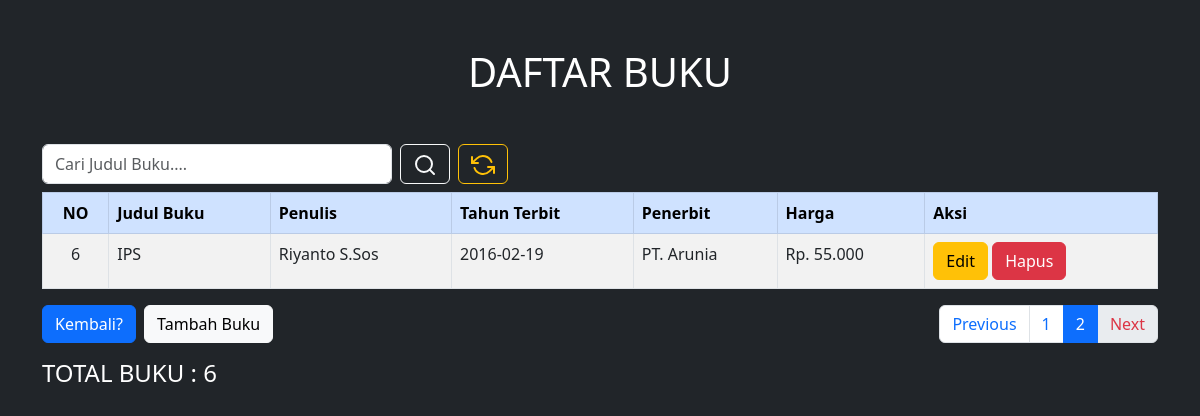
/Main/buku.php?page=2 (signed in), run on the app's committed database.
### tables this page shows
CREATE TABLE `t_buku` (
  `id_buku` int(11) NOT NULL,
  `judul` varchar(255) NOT NULL,
  `penulis` varchar(100) NOT NULL,
  `tahun_terbit` date NOT NULL,
  `penerbit` varchar(100) NOT NULL,
  `harga_buku` bigint(20) NOT NULL
);

### Main/buku.php (the view, shortened to what this page needs)
<?php
require '../koneksi.php';
?>
<!DOCTYPE html>
<html lang="en">
<head>
    <link rel="stylesheet" href="https://cdn.jsdelivr.net/npm/bootstrap@5.3.0/dist/css/bootstrap.min.css">
    <link href="https://cdn.jsdelivr.net/npm/aos@2.3.4/dist/aos.css" rel="stylesheet">
    <link rel="stylesheet" href="../Css/buku.css">
</head>
<body class="bg-dark">
    <div class="aos-wrap" data-aos="fade-in" data-aos-duration="1200">
        <div class="container mt-5">
            <h1 class="text-center text-white mb-5">DAFTAR BUKU</h1>
            <div>
                <form action="" method="get" class="d-flex">
                    <input type="text" name="katakunci" id="" class="form-control me-2 input-width-costum" placeholder="Cari Judul Buku...." value="<?= isset($_GET['katakunci']) ? $_GET['katakunci'] : '' ?>">
                    <button type="submit" name="cari" class="btn btn-outline-light fw-medium me-2"><i data-feather="search"></i></button>
                    <a href="buku.php" class="btn btn-outline-warning fw-medium"><i data-feather="refresh-ccw"></i></a>
                </form>
            </div>
            <div class="table-responsive mt-2">
                <table class="table table-bordered table-striped table-hover">
                    <thead class="table-primary">
                        <tr class="p-5">
                            <th class="text-center">NO</th>
                            <th>Judul Buku</th>
                            <th>Penulis</th>
                            <th>Tahun Terbit</th>
                            <th>Penerbit</th>
                            <th>Harga</th>
                            <th>Aksi</th>
                        </tr>
                    </thead>
                    <tbody>
                        <?php
                        if (isset($_GET['page'])) {
                            $page = (int) $_GET['page'];
                        } else {
                            $page = 1;
                        }
                        if (isset($_GET['katakunci'])) {
                            $kolomKataKunci = $_GET['katakunci'];
                        } else {
                            $kolomKataKunci = "";
                        }
                        $limit = 5;
                        $limitStart = ($page - 1) * $limit;
                        if (isset($_GET['cari'])) {
                            $query = "SELECT * FROM t_buku WHERE judul LIKE '%$kolomKataKunci%' LIMIT $limitStart, $limit";
                            $results = mysqli_query($db_perpus, $query);
                        } else {
                            $query = "SELECT * FROM t_buku LIMIT $limitStart, $limit";
                            $results = mysqli_query($db_perpus, $query);
                        }
                        $rowinfo = mysqli_query($db_perpus, "SELECT * FROM t_buku");
                        $cekrow = mysqli_num_rows($rowinfo);
                        ?>
                        <?php $no = $limitStart + 1; ?>
                        <?php foreach ($results as $buku) : ?>
                            <tr>
                                <td class="text-center">
                                    <?= $no; ?>
                                </td>
                                <td>
                                    <?= $buku['judul']; ?>
                                </td>
                                <td>
                                    <?= $buku['penulis']; ?>
                                </td>
                                <td>
                                    <?= $buku['tahun_terbit']; ?>
                                </td>
                                <td>
                                    <?= $buku['penerbit']; ?>
                                </td>
                                <td>
                                    <?php
                                    $harga = $buku['harga_buku'];
                                    $formatharga = number_format($harga, 0, ",", ".");
                                    ?>
                                    Rp. <?= $formatharga; ?>
                                </td>
                                <td>
                                    <a class="btn btn-warning" href="editbuku.php?id=<?= $buku['id_buku']; ?>">Edit</a>
                                    <button type="button" class="btn btn-danger" data-bs-toggle="modal" data-bs-target="#staticBackdrop<?= $buku['id_buku']; ?>">
                                        Hapus
                                    </button>
                                </td>
                            </tr>
                            <?php $no++ ?>
                        <?php endforeach; ?>
                    </tbody>
                </table>
            </div>
            <div class="d-flex justify-content-between">
                <div>
                    <a href="../index.php" class="btn btn-primary me-1">Kembali?</a>
                    <a href="tbuku.php" class="btn btn-light">Tambah Buku</a>
                    <div class="mt-3">
                        <h4 class="text-white">TOTAL BUKU : <?= $cekrow; ?></h4>
                    </div>
                </div>
                <ul class="pagination">
                    <?php if ($page === 1) : ?>
                        <li class="page-item disabled"><a class="page-link text-danger" href="#">Previous</a></li>
                        <?php else :
                        $LinkPrev = ($page > 1) ? $page - 1 : 1;
                        if ($kolomKataKunci == "") : ?>
                            <li class="page-item"><a class="page-link" href="buku.php?page=<?= $LinkPrev; ?>">Previous</a></li>
                        <?php endif; ?>
                    <?php endif; ?>
                    <?php
                    if ($kolomKataKunci == "") {
                        $query = "SELECT * FROM t_buku";
                        $results = mysqli_query($db_perpus, $query);
                    } else {
                        $query = "SELECT * FROM t_buku WHERE judul LIKE '%$kolomKataKunci%'";
                        $results = mysqli_query($db_perpus, $query);
                    }
                    $JumlahData = mysqli_num_rows($results);
                    $jumlahPage = ceil($JumlahData / $limit);
                    $jumlahAngka = 1;
                    $startAngka = ($page > $jumlahAngka) ? $page - $jumlahAngka : 1;
                    $endAngka = ($page < ($jumlahPage - $jumlahAngka)) ? $page + $jumlahAngka : $jumlahPage;
                    for ($i = $startAngka; $i <= $endAngka; $i++) :
                        if ($page == $i) {
                            $linkActive = "active";
                        } else {
                            $linkActive = '';
                        }
                    ?>
                        <?php if ($kolomKataKunci == "") : ?>
                            <li class="page-item <?= $linkActive; ?>"><a class="page-link" href="buku.php?page=<?= $i; ?>"><?= $i; ?></a></li>
                        <?php else : ?>
                            <li class="page-item <?= $linkActive; ?>">
                                <a class="page-link" href="buku.php?KataKunci=<?= $kolomKataKunci; ?>&page=<?= $i; ?>"><?= $i; ?></a>
                            </li>
                        <?php endif; ?>
                    <?php endfor; ?>
                    <?php if ($page >= $jumlahPage) : ?>
                        <li class="page-item disabled"><a class="page-link text-danger" href="#">Next</a></li>
                    <?php endif; ?>
                </ul>
            </div>
        </div>
    </div>
</body>
</html>

### Css/buku.css (style rules this page uses)
.input-width-costum { width: 350px; }

### data on the page
t_buku: judul "IPS", penulis "Riyanto S.Sos", tahun_terbit "2016-02-19", penerbit "PT. Arunia", harga_buku "55.000"

### other printed values
$cekrow "6"
